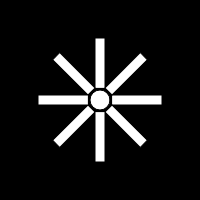
Frame 1 (no input)
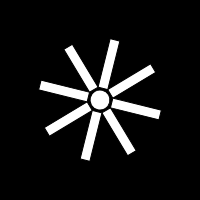
Frame 60 (no input)
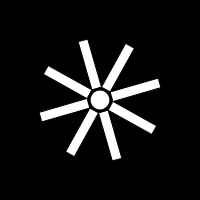
Frame 120 (the mouse pressed at the canvas centre since frame 60)

The p5.js sketch that drew these frames (run headless with seeded random() and noise() and a simulated clock; from frame 60 on, the mouse is pressed at the canvas centre):

// p5.js sketch
// ── sketch.js
// http://www.ac-grenoble.fr/disciplines/informatiquelycee/p5_base_a6.html
// roue qui tourne

var ang=0;

function setup()
{
  createCanvas(200,200);
  fill(255);
  
}


function draw()
{
  background(0);
  translate(width/2,height/2);
	rotate(radians(ang));
  roue();
  if (ang>=360)
  {
    ang=0;
  }
  else
  {
    ang=ang+1;
  }
  
}

function roue()
{
  ellipse(0,0,20,20);
  for(var i=0;i<8;i++)
  {
    rotate(radians(45*i));
    rect(12,-5,50,10);
  }

}
